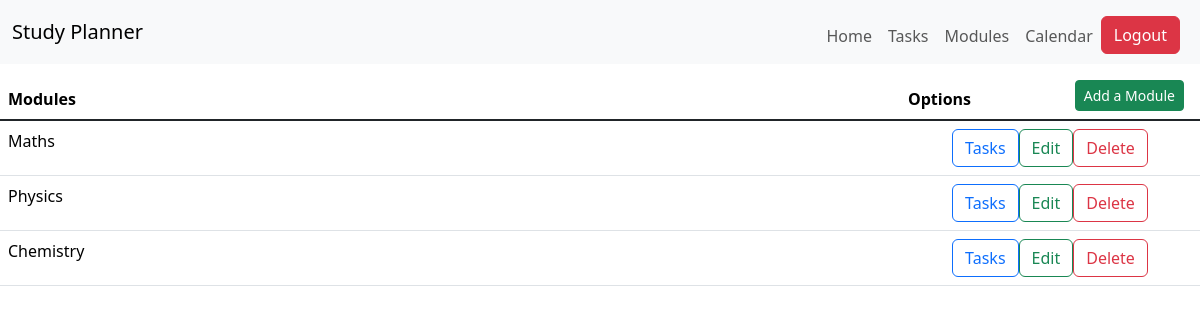
Page /modules (signed in) on the earlier database version.
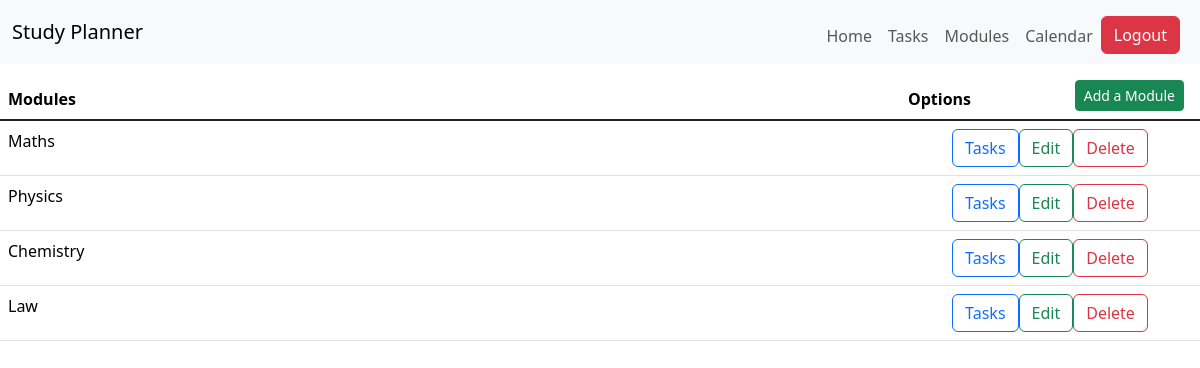
Same page on the later database version.
### StudyPlanner/models.py (models this page shows)
class Module(db.Model):
    id = db.Column(db.Integer, primary_key=True)
    user = db.Column(db.Integer, db.ForeignKey('user.id'))
    creation_date = db.Column(db.DateTime, default= datetime.datetime.now(datetime.UTC))
    name = db.Column(db.String(100), nullable=False)
    tasks = db.relationship('Task', backref='module_tasks', primaryjoin="Module.id==Task.module", cascade="all, delete")
    events = db.relationship('Event', backref='module_events', primaryjoin="Module.id==Event.module", cascade="all, delete")

### StudyPlanner/core.py (the view, shortened to what this page needs)
@bp.route("/modules", methods=['GET', 'POST'])
def modulesPage():
    user = current_user
    modules = current_user.modules
    return render_template("core/modules.html", user=user, modules=modules)

### StudyPlanner/__init__.py (called while the page is built)
def create_app():
    app = Flask(__name__)
    app.config['SECRET_KEY'] = 'd71da3aa16a41e7005859041a8063229c1e84514118c8a41b0a03438225499e6'
    app.config['SQLALCHEMY_DATABASE_URI'] = 'sqlite:///db.sqlite'
    db.init_app(app)
    with app.app_context():
        db.create_all()
    from StudyPlanner import auth, core
    app.register_blueprint(auth.bp)
    app.register_blueprint(core.bp)
    login_manager = LoginManager()
    login_manager.login_view = 'auth.login'
    login_manager.init_app(app)
    @login_manager.user_loader
    def load_user(user_id):
        return User.query.get(int(user_id))
    return app

### StudyPlanner/templates/core/modules.html (shortened to what this page needs)
{% extends "base.html" %}
{% block content %}
<table class="vw-100 table fixed-table-body mt-2">
    <thead>
        <tr>
            <th style="width: 75%;">Modules</th>
            <th>Options</th>
            <th class="text-end">
                <div class="d-none d-md-block">
                    <button type="button" class="btn btn-sm btn-success me-2" data-bs-toggle="modal" data-bs-target="#addModuleModal">
                        Add a Module
                    </button>
                </div>
            </th>
        </tr>
    </thead>
    <tbody class="table-group-divider">
        {% for module in modules %}
        <tr>
            <td>{{ module.name}}</td>
            <td colspan="2">
                <div class="d-none d-lg-flex align-items-center justify-content-center">
                    <a class="btn btn-outline-primary" href="{{ url_for('core.tasksPage')}}">
                        Tasks
                    </a>
                    <a class="btn btn-outline-success" href="{{ url_for('core.editModule', id=module.id) }}">
                        Edit
                    </a>
                    <a class="btn btn-outline-danger" href="{{ url_for('core.deleteModule', id=module.id) }}">
                        Delete
                    </a>
                </div>
            </td>
        </tr>
        {% endfor %}
    </tbody>
</table>
{% endblock %}

Differences in the rows shown:
added Module: name "Law"
